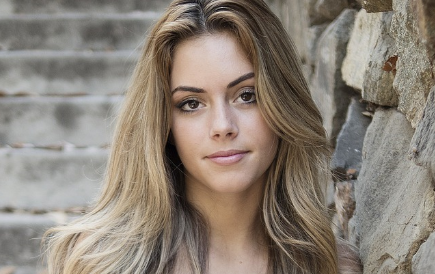
#> input picture eye.png, 435 x 274 px
$ python eye_detection_images.py
#> lines starting #> are read from the running program, lines starting #| are printed output that depends on the picture; after the words box and inside, x2 and y2 are one past the last pixel; in counts of white or black regions, pixels touching at a corner belong together
# 1. Kullanacağımız kütüphaneyi çalışmamıza dahil edelim.
import cv2


# 2. Kullanacağımız videoyu çalışmamıza dahil edelim.
img = cv2.imread("eye.png")
#> img is the input picture: shape (274, 435, 3); mean B, G, R 119.3, 130, 140.1

# 3. Kullanacağımız cascade dosyalarını çalışmamıza dahil edelim.
face_cascade = cv2.CascadeClassifier("frontalface.xml")
eye_cascade = cv2.CascadeClassifier("eye.xml")

# 6. Haar-like özellikleri kolay algılayabilmek için her bir kareyi boz(gri) tonlara çevirelim.
gray = cv2.cvtColor(img, cv2.COLOR_BGR2GRAY)
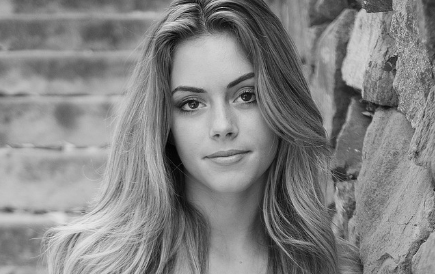
#> gray: shape (274, 435); min 1, max 236, mean 131.8

# 7. Şimdi de cascade dosyamızı kullanarak her bir kare üzerindeki yüzlerin koordinarlarını bulalım.
faces = face_cascade.detectMultiScale(gray,1.3,5)
#> faces = [[151, 48, 138, 138]]

# 8. "faces" değişkeninde tuttuğumuz koordinatları kullanarak yüzleri dikdörtgen içerisine alalım.
for (x,y,w,h) in faces:
    cv2.rectangle(img,(x,y),(x+w,y+h),(0,0,255),3)
#> this loop made 1 pass
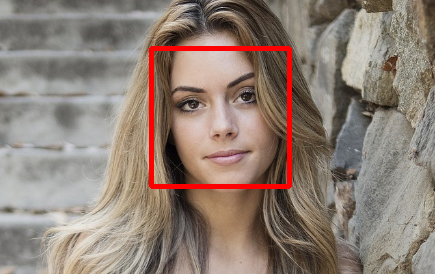
#> img: shape (274, 435, 3); 2.31% of pixels changed, all inside (x1, y1, x2, y2) = (149, 46, 292, 189)

# 9. Şimdi de, bulduğum yüzler içinde göz arayacağım.
gray2 = gray[y:y+h, x:x+w]
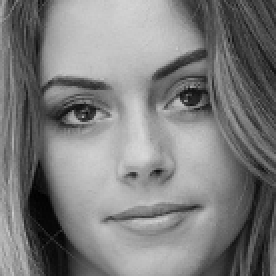
#> gray2: shape (138, 138) (shown 2 times larger); min 1, max 216, mean 125.4
img2 = img[y:y+h, x:x+w]
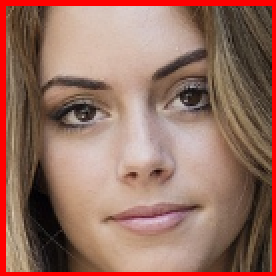
#> img2: shape (138, 138, 3) (shown 2 times larger); mean B, G, R 98.4, 111.9, 152.6

# 10. eye cascade dosyasını kullanarak gözlerin koordinatlarını bulalım.
eyes = eye_cascade.detectMultiScale(gray2)
#> eyes = [[74, 31, 37, 37], [22, 39, 34, 34]]

# 11. bu koordinatlara dikdörtgen çizelim.
for (ex,ey,ew,eh) in eyes:
	cv2.rectangle(img2,(ex,ey),(ex+ew,ey+eh),(255,0,0),2)
#> this loop made 2 passes
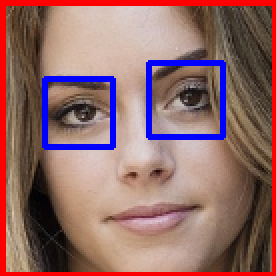
#> img2: shape (138, 138, 3) (shown 2 times larger); 4.43% of pixels changed, all inside (x1, y1, x2, y2) = (21, 30, 113, 75)

# 12. İşlediğimiz resmi görelim.
cv2.imshow('image',img)
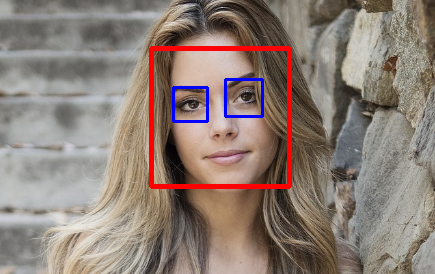
#> window 'image': shape (274, 435, 3); mean B, G, R 118.2, 126.6, 141.9

# 13. Programı kapatacak kodu yazalım.
cv2.waitKey(0)
cv2.destroyAllWindows()
